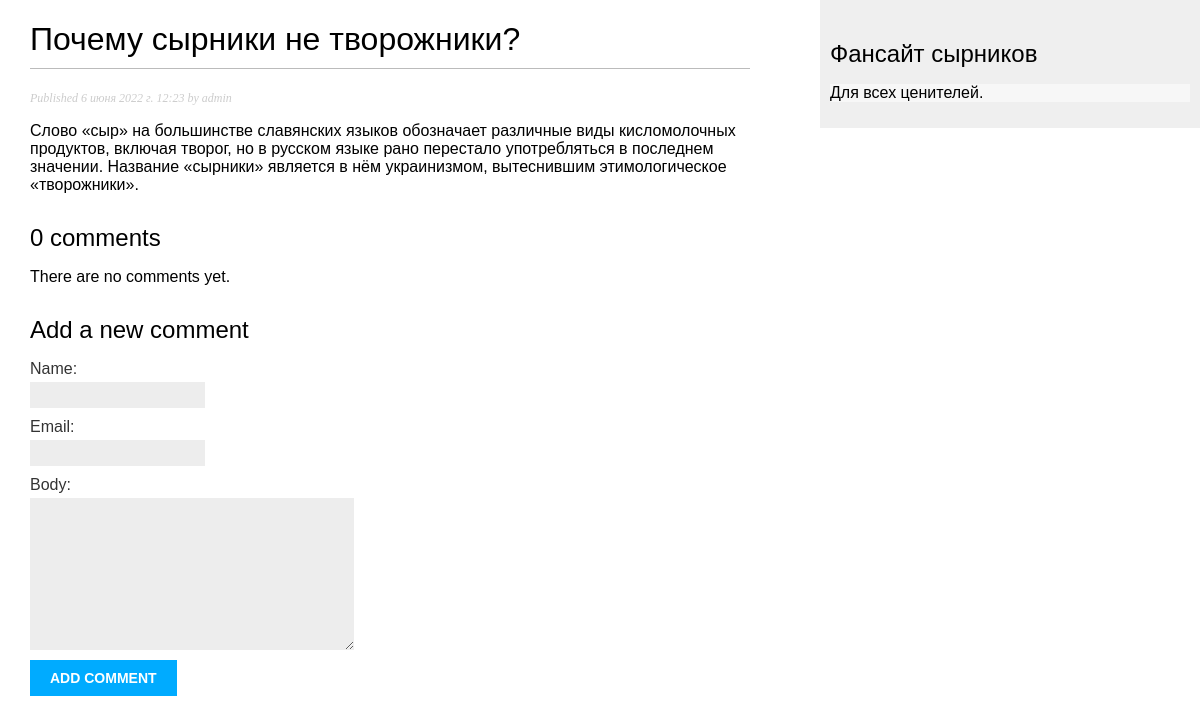
The app's page /blog/4/ with its own data.
### blog/models.py (models this page shows, shortened)
class Post(models.Model):
    class Status(models.TextChoices):
        DRAFT = 'DF', 'Draft'
        PUBLISHED = 'PB', 'Published'
    title = models.CharField(max_length=250)
    slug = models.SlugField(max_length=250)
    author = models.ForeignKey(User, on_delete=models.CASCADE, related_name='blog_posts')
    body = models.TextField()
    publish = models.DateTimeField(default=timezone.now)
    created = models.DateTimeField(auto_now_add=True)
    updated = models.DateTimeField(auto_now=True)
    status = models.CharField(max_length=2, choices=Status.choices, default=Status.DRAFT)
    objects = models.Manager() # The default manager.
    published = PublishedManager() # Our custom manager.
    class Meta:
        ordering = ['-publish']
        indexes = [models.Index(fields=['-publish']),]

### blog/views.py (the view)
# urls.py: path('<int:id>/', views.post_detail, name='post_detail'),
def post_detail(request, id):
    post = get_object_or_404(Post, id=id, status=Post.Status.PUBLISHED)
    comments = post.comments.filter(active=True)
    form = CommentForm()
    return render(request, 'blog/post/detail.html', {'post': post, 'comments': comments,'form': form})

### blog/forms.py
class CommentForm(forms.ModelForm):
    class Meta:
        model = Comment
        fields = ['name', 'email', 'body']

### blog/templates/blog/post/detail.html (shortened to what this page needs)
{% extends "blog/base.html" %}
{% block content %}
  <h1>{{ post.title }}</h1>
  <p class="date">
    Published {{ post.publish }} by {{ post.author }}
  </p>
  {{ post.body|linebreaks }}
{% with comments.count as total_comments %}
 <h2>{{ total_comments }} comment{{ total_comments|pluralize }}</h2>
{% endwith %}
{% for comment in comments %}
 <div class="comment">
 <p class="info">
 Comment {{ forloop.counter }} by {{ comment.name }}
 {{ comment.created }}
 </p>
 {{ comment.body|linebreaks }}
 </div>
{% empty %}
 <p>There are no comments yet.</p>
{% endfor %}
<h2>Add a new comment</h2>
 <form action="{% url "blog:post_comment" post.id %}" method="post">
 {{ form.as_p }}
 <p><input type="submit" value="Add comment"></p>
 </form>
{% endblock %}

### blog/static/css/blog.css (style rules this page uses)
body { margin:0; padding:0; font-family:Georgia, sans-serif; background-image: url(https://i.ytimg.com/vi/pvp_L_gaGwc/maxresdefault.jpg); background-repeat: no-repeat; }
h1 { font-weight:normal; border-bottom:1px solid #bbb; padding:0 0 10px 0; }
h2 { font-weight:normal; margin:30px 0 0; }
p.date { color:#ccc; font-family: georgia, serif; font-size: 12px; font-style: italic; }
label { float:left; clear:both; color:#333; margin-bottom:4px; }
input, textarea { clear:both; float:left; margin:0 0 10px; background:#ededed; border:0; padding:6px 10px; font-size:12px; }
input[type=submit] { font-weight:bold; background:#00abff; color:#fff; padding:10px 20px; font-size:14px; text-transform:uppercase; }
p { background-color: RGBA(255, 255, 255, 0.5); }

### records on screen
Post: title "Почему сырники не творожники?", publish "6 июня 2022 г. 12:23", author "admin", body "Слово «сыр» на большинстве славянских языков обозначает различные виды кисломолочных продуктов, включая творог, но в русском языке рано перестало употребляться в последнем значении. Название «сырники» является в нём украинизмом, вытеснившим этимологическое «творожники»."

### other values on screen
{{ total_comments }} "0"
